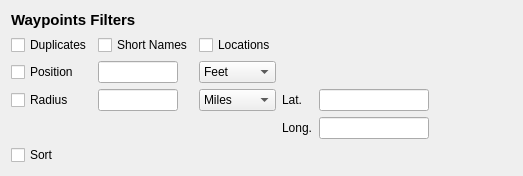
<ui version="4.0" >
 <class>WayPtsWidget</class>
 <widget class="QWidget" name="WayPtsWidget" >
  <property name="geometry" >
   <rect>
    <x>0</x>
    <y>0</y>
    <width>523</width>
    <height>171</height>
   </rect>
  </property>
  <property name="windowTitle" >
   <string>Form</string>
  </property>
  <layout class="QGridLayout" name="gridLayout_2" >
   <item row="0" column="0" >
    <layout class="QGridLayout" name="gridLayout" >
     <item row="0" column="0" colspan="5" >
      <widget class="QLabel" name="label" >
       <property name="font" >
        <font>
         <pointsize>11</pointsize>
         <weight>75</weight>
         <bold>true</bold>
        </font>
       </property>
       <property name="text" >
        <string>Waypoints Filters</string>
       </property>
      </widget>
     </item>
     <item row="1" column="0" >
      <widget class="QCheckBox" name="duplicatesCheck" >
       <property name="toolTip" >
        <string>Remove duplicates</string>
       </property>
       <property name="whatsThis" >
        <string>The duplicate filter is designed to remove duplicate points based on their short name (traditionally a waypoint's name on the GPS receiver), and/or their location (to a precision of 6 decimals). This filter supports two options that specify how duplicates will be recognized, shortname and location. Generally, at least one of these options is required. </string>
       </property>
       <property name="text" >
        <string>Duplicates</string>
       </property>
      </widget>
     </item>
     <item row="1" column="1" >
      <widget class="QCheckBox" name="shortNamesCheck" >
       <property name="sizePolicy" >
        <sizepolicy vsizetype="Fixed" hsizetype="Fixed" >
         <horstretch>0</horstretch>
         <verstretch>0</verstretch>
        </sizepolicy>
       </property>
       <property name="toolTip" >
        <string>Suppress duplicate waypoints based on name.</string>
       </property>
       <property name="whatsThis" >
        <string>&lt;!DOCTYPE HTML PUBLIC "-//W3C//DTD HTML 4.0//EN" "http://www.w3.org/TR/REC-html40/strict.dtd">
&lt;html>&lt;head>&lt;meta name="qrichtext" content="1" />&lt;style type="text/css">
p, li { white-space: pre-wrap; }
&lt;/style>&lt;/head>&lt;body style=" font-family:'DejaVu Sans'; font-size:9pt; font-weight:400; font-style:normal;">
&lt;p style=" margin-top:12px; margin-bottom:12px; margin-left:0px; margin-right:0px; -qt-block-indent:0; text-indent:0px;">Suppress duplicate waypoints based on name. &lt;/p>
&lt;p style=" margin-top:12px; margin-bottom:12px; margin-left:0px; margin-right:0px; -qt-block-indent:0; text-indent:0px;">This option is the one most often used with the duplicate filter. This option instructs the duplicate filter to remove any waypoints that share a short name with a waypoint that has come before. This option might be used to remove duplicates if you are merging two datasets that were each created in part from a common ancestor dataset. &lt;/p>&lt;/body>&lt;/html></string>
       </property>
       <property name="text" >
        <string>Short Names</string>
       </property>
      </widget>
     </item>
     <item row="1" column="2" >
      <widget class="QCheckBox" name="locationsCheck" >
       <property name="toolTip" >
        <string>Suppress duplicate waypoint based on coords. </string>
       </property>
       <property name="whatsThis" >
        <string>&lt;!DOCTYPE HTML PUBLIC "-//W3C//DTD HTML 4.0//EN" "http://www.w3.org/TR/REC-html40/strict.dtd">
&lt;html>&lt;head>&lt;meta name="qrichtext" content="1" />&lt;style type="text/css">
p, li { white-space: pre-wrap; }
&lt;/style>&lt;/head>&lt;body style=" font-family:'DejaVu Sans'; font-size:9pt; font-weight:400; font-style:normal;">
&lt;p style=" margin-top:12px; margin-bottom:12px; margin-left:0px; margin-right:0px; -qt-block-indent:0; text-indent:0px;">Suppress duplicate waypoint based on coords. &lt;/p>
&lt;p style=" margin-top:12px; margin-bottom:12px; margin-left:0px; margin-right:0px; -qt-block-indent:0; text-indent:0px;">This option causes the duplicate filter to remove any additional waypoint that has the same coordinates (to six decimal degrees) as a waypoint that came before. This option may be used to remove duplicate waypoints if the names are not expected to be the same. It also might be used along with the &lt;span style=" font-family:'Courier New,courier';">shortname&lt;/span> option to remove duplicate waypoints if the names of several unrelated groups of waypoints might be the same. &lt;/p>&lt;/body>&lt;/html></string>
       </property>
       <property name="text" >
        <string>Locations</string>
       </property>
      </widget>
     </item>
     <item row="2" column="0" >
      <widget class="QCheckBox" name="positionCheck" >
       <property name="toolTip" >
        <string>Remove points based on proximity</string>
       </property>
       <property name="whatsThis" >
        <string>Maximum positional distance.

This option specifies the minimum allowable distance between two points. If two points are closer than this distance, only one of them is kept. </string>
       </property>
       <property name="text" >
        <string>Position</string>
       </property>
      </widget>
     </item>
     <item row="2" column="1" >
      <widget class="QLineEdit" name="positionText" >
       <property name="maximumSize" >
        <size>
         <width>80</width>
         <height>16777215</height>
        </size>
       </property>
       <property name="toolTip" >
        <string>Maximum positional distance.</string>
       </property>
      </widget>
     </item>
     <item row="2" column="2" >
      <widget class="QComboBox" name="positionUnitCombo" >
       <item>
        <property name="text" >
         <string>Feet</string>
        </property>
       </item>
       <item>
        <property name="text" >
         <string>Meters</string>
        </property>
       </item>
      </widget>
     </item>
     <item row="3" column="0" >
      <widget class="QCheckBox" name="radiusCheck" >
       <property name="toolTip" >
        <string>Include points only within radius</string>
       </property>
       <property name="whatsThis" >
        <string>This filter includes or excludes waypoints based on their proximity to a central point. All waypoints more than the specified distance from the specified point will be removed from the dataset.

By default, all remaining points are sorted so that points closer to the center appear earlier in the output file. </string>
       </property>
       <property name="text" >
        <string>Radius</string>
       </property>
      </widget>
     </item>
     <item row="3" column="1" >
      <widget class="QLineEdit" name="radiusText" >
       <property name="maximumSize" >
        <size>
         <width>80</width>
         <height>16777215</height>
        </size>
       </property>
       <property name="toolTip" >
        <string>Maximum distance from center. </string>
       </property>
      </widget>
     </item>
     <item row="3" column="2" >
      <widget class="QComboBox" name="radiusUnitCombo" >
       <item>
        <property name="text" >
         <string>Miles</string>
        </property>
       </item>
       <item>
        <property name="text" >
         <string>km</string>
        </property>
       </item>
      </widget>
     </item>
     <item row="3" column="3" >
      <widget class="QLabel" name="latLabel" >
       <property name="text" >
        <string>Lat.</string>
       </property>
      </widget>
     </item>
     <item row="3" column="4" >
      <widget class="QLineEdit" name="latText" >
       <property name="minimumSize" >
        <size>
         <width>110</width>
         <height>0</height>
        </size>
       </property>
       <property name="toolTip" >
        <string>Latitude of the central point in decimal degrees.  South latitudes should be expressed as a negative number.</string>
       </property>
      </widget>
     </item>
     <item row="4" column="3" >
      <widget class="QLabel" name="longLabel" >
       <property name="text" >
        <string>Long.</string>
       </property>
      </widget>
     </item>
     <item row="4" column="4" >
      <widget class="QLineEdit" name="longText" >
       <property name="minimumSize" >
        <size>
         <width>110</width>
         <height>0</height>
        </size>
       </property>
       <property name="toolTip" >
        <string>Longitude of the central point in decimal degrees. West longitudes should be expressed as a negative number.</string>
       </property>
      </widget>
     </item>
     <item row="5" column="0" >
      <widget class="QCheckBox" name="sortCheck" >
       <property name="toolTip" >
        <string>This filter sorts waypoints into alphabetical order</string>
       </property>
       <property name="whatsThis" >
        <string>This filter sorts waypoints into alphabetical order</string>
       </property>
       <property name="text" >
        <string>Sort</string>
       </property>
      </widget>
     </item>
    </layout>
   </item>
   <item row="0" column="1" >
    <spacer name="horizontalSpacer" >
     <property name="orientation" >
      <enum>Qt::Horizontal</enum>
     </property>
     <property name="sizeHint" stdset="0" >
      <size>
       <width>80</width>
       <height>20</height>
      </size>
     </property>
    </spacer>
   </item>
   <item row="1" column="0" >
    <spacer name="verticalSpacer" >
     <property name="orientation" >
      <enum>Qt::Vertical</enum>
     </property>
     <property name="sizeHint" stdset="0" >
      <size>
       <width>20</width>
       <height>0</height>
      </size>
     </property>
    </spacer>
   </item>
  </layout>
 </widget>
 <resources/>
 <connections/>
</ui>
